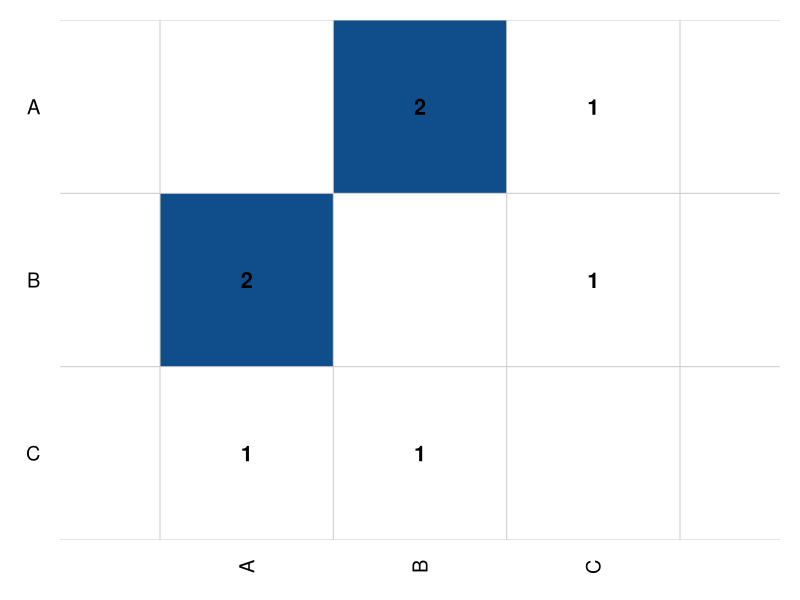
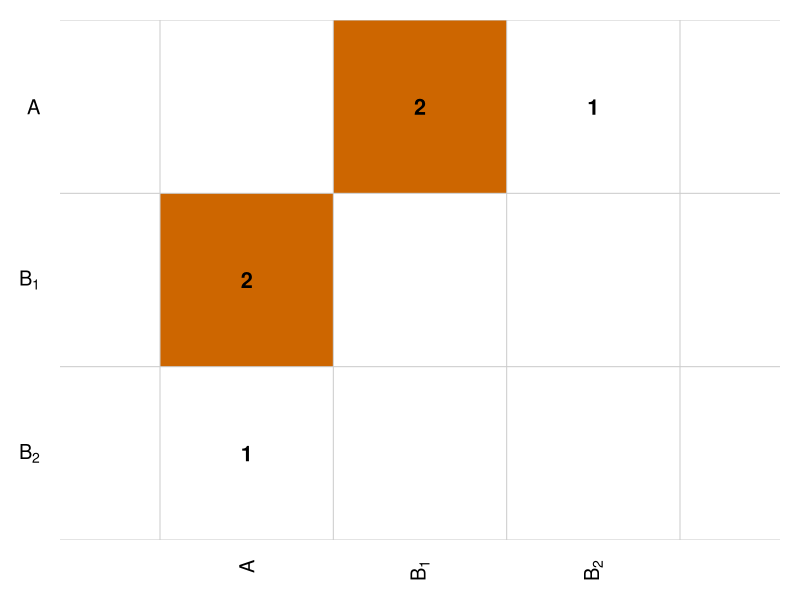

R code for these plots, in order:
library(igraph)

# Graphs with edges (including B-C in unipartite)
edges1 <- c("A", "B", "A", "B", "A", "C", "B", "C")
g1 <- graph(edges1, directed = FALSE)

edges2 <- c("A", "B_1", "A", "B_1", "A", "B_2")
g2 <- graph(edges2, directed = FALSE)

adj1 <- as.matrix(as_adjacency_matrix(g1, sparse = FALSE))
adj2 <- as.matrix(as_adjacency_matrix(g2, sparse = FALSE))

adj1 <- adj1[c("A", "B", "C"), c("A", "B", "C")]
adj2 <- adj2[c("A", "B_1", "B_2"), c("A", "B_1", "B_2")]

# Custom colors: white (no edge) to blue (edge)
col_palette_blue <- colorRampPalette(c("white", "dodgerblue4"))(2)
col_palette_orange <- colorRampPalette(c("white", "darkorange3"))(2)


# Function to plot adjacency matrix nicely with optional expression labels

plot_adj_matrix <- function(adj, use_expression_labels = FALSE, palette = col_palette_blue) {
  n <- nrow(adj)

  image(
    1:n, 1:n, t(adj[n:1, ]),
    col = palette,
    axes = FALSE,
    xlab = "", ylab = "",
    xlim = c(0.5, n + 0.5),
    ylim = c(0.5, n + 0.5),
    asp = 1
  )

  abline(h = 0.5:(n + 0.5), v = 0.5:(n + 0.5), col = "grey80")

  if (use_expression_labels) {
    x_labels <- c(expression(A), expression(B[1]), expression(B[2]))
    y_labels <- rev(x_labels)
    axis(1, at = 1:n, labels = x_labels, tick = FALSE, las = 2, cex.axis = 1.2)
    axis(2, at = 1:n, labels = y_labels, tick = FALSE, las = 2, cex.axis = 1.2)
  } else {
    axis(1, at = 1:n, labels = colnames(adj), tick = FALSE, las = 2, cex.axis = 1.2)
    axis(2, at = 1:n, labels = rev(rownames(adj)), tick = FALSE, las = 2, cex.axis = 1.2)
  }

  for (i in 1:n) {
    for (j in 1:n) {
      val <- adj[i, j]
      if (val > 0) {
        text(j, n - i + 1, labels = val, col = "black", cex = 1.3, font = 2)
      }
    }
  }
}


# Unipartite: blue
pdf("examples/adj_matr_uni.pdf", width = 3.5, height = 3.5)
par(mar = c(3, 3, 1, 1))
plot_adj_matrix(adj1, use_expression_labels = FALSE, palette = col_palette_blue)
dev.off()

# Bipartite: orange
pdf("examples/adj_matr_bip.pdf", width = 3.5, height = 3.5)
par(mar = c(3, 3, 1, 1))
plot_adj_matrix(adj2, use_expression_labels = TRUE, palette = col_palette_orange)
dev.off()
